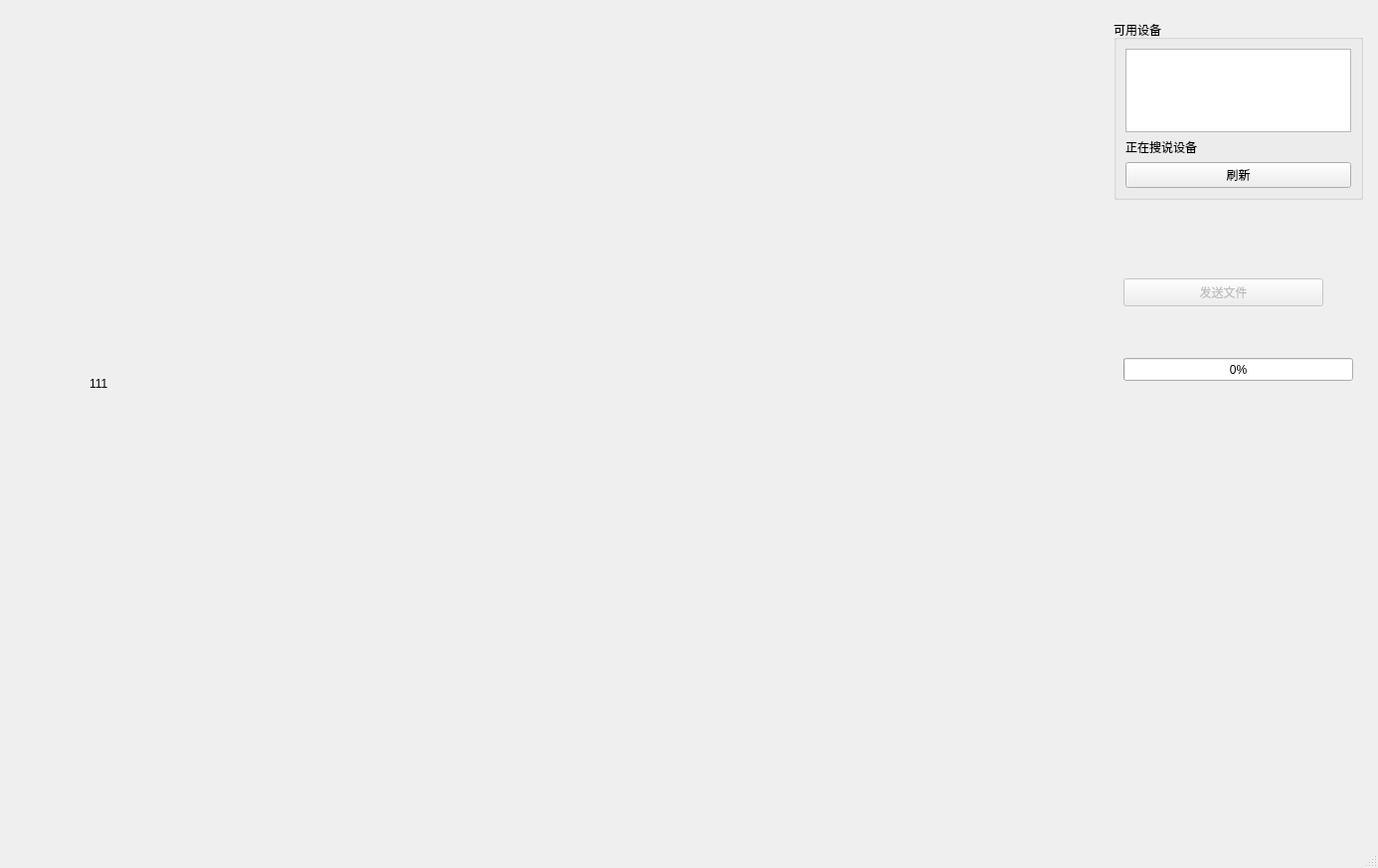
<?xml version="1.0" encoding="UTF-8"?>
<ui version="4.0">
 <class>MainWindow</class>
 <widget class="QMainWindow" name="MainWindow">
  <property name="geometry">
   <rect>
    <x>0</x>
    <y>0</y>
    <width>1386</width>
    <height>873</height>
   </rect>
  </property>
  <property name="windowTitle">
   <string>MainWindow</string>
  </property>
  <widget class="QWidget" name="centralwidget">
   <widget class="QGroupBox" name="groupBox">
    <property name="geometry">
     <rect>
      <x>1120</x>
      <y>20</y>
      <width>251</width>
      <height>181</height>
     </rect>
    </property>
    <property name="title">
     <string>可用设备</string>
    </property>
    <layout class="QVBoxLayout" name="verticalLayout">
     <item>
      <widget class="QListWidget" name="device_listWidget"/>
     </item>
     <item>
      <widget class="QLabel" name="status_label">
       <property name="text">
        <string>正在搜说设备</string>
       </property>
      </widget>
     </item>
     <item>
      <widget class="QPushButton" name="refresh_pushButton">
       <property name="text">
        <string>刷新</string>
       </property>
      </widget>
     </item>
    </layout>
   </widget>
   <widget class="RemoteViewWidget" name="main_label">
    <property name="geometry">
     <rect>
      <x>90</x>
      <y>50</y>
      <width>981</width>
      <height>671</height>
     </rect>
    </property>
    <property name="text">
     <string>111</string>
    </property>
   </widget>
   <widget class="QPushButton" name="sendFile_btn">
    <property name="enabled">
     <bool>false</bool>
    </property>
    <property name="geometry">
     <rect>
      <x>1130</x>
      <y>280</y>
      <width>201</width>
      <height>28</height>
     </rect>
    </property>
    <property name="text">
     <string>发送文件</string>
    </property>
   </widget>
   <widget class="QProgressBar" name="file_progressBar">
    <property name="geometry">
     <rect>
      <x>1130</x>
      <y>360</y>
      <width>231</width>
      <height>23</height>
     </rect>
    </property>
    <property name="value">
     <number>0</number>
    </property>
   </widget>
  </widget>
  <widget class="QMenuBar" name="menubar">
   <property name="geometry">
    <rect>
     <x>0</x>
     <y>0</y>
     <width>1386</width>
     <height>25</height>
    </rect>
   </property>
  </widget>
  <widget class="QStatusBar" name="statusbar"/>
 </widget>
 <customwidgets>
  <customwidget>
   <class>RemoteViewWidget</class>
   <extends>QLabel</extends>
   <header>ui/RemoteViewWidget.h</header>
  </customwidget>
 </customwidgets>
 <resources/>
 <connections/>
</ui>
